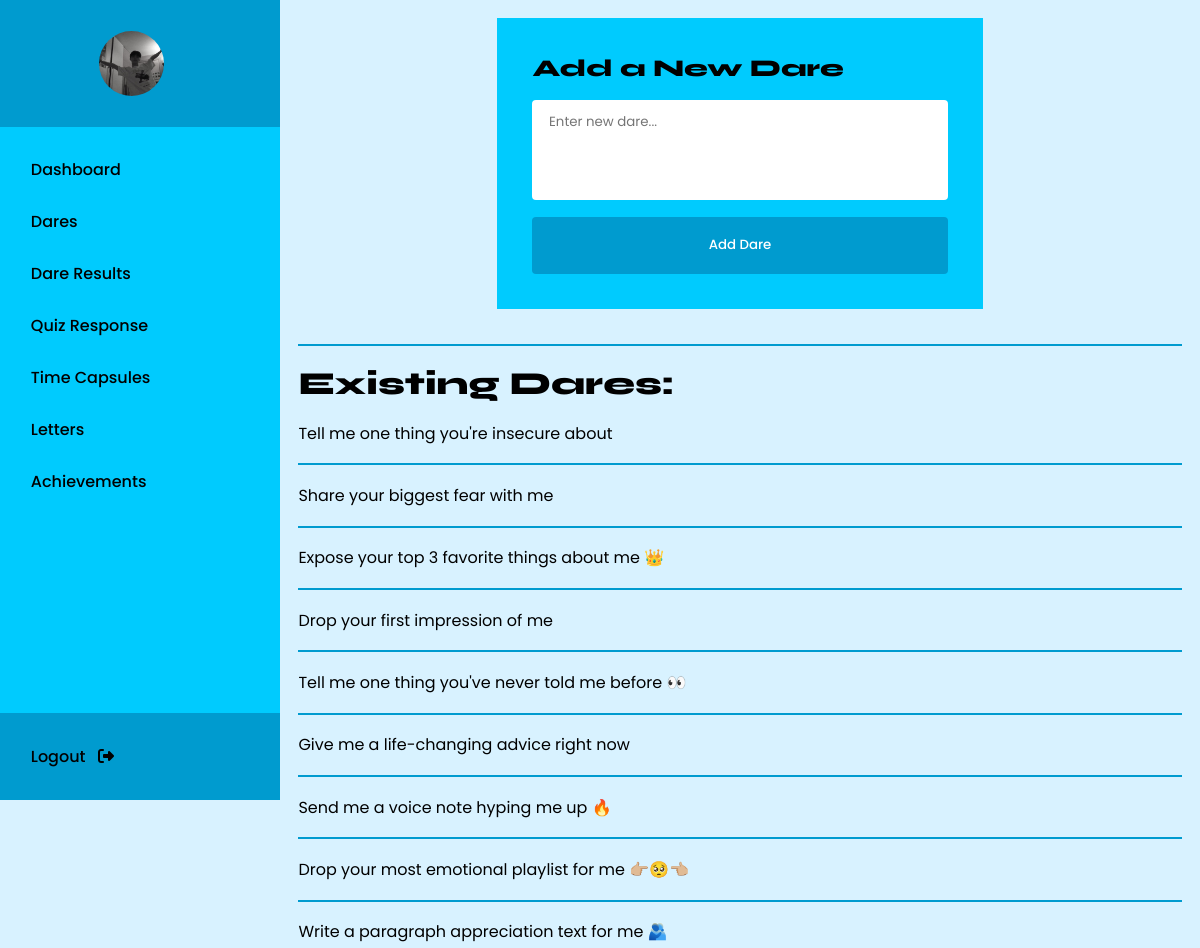
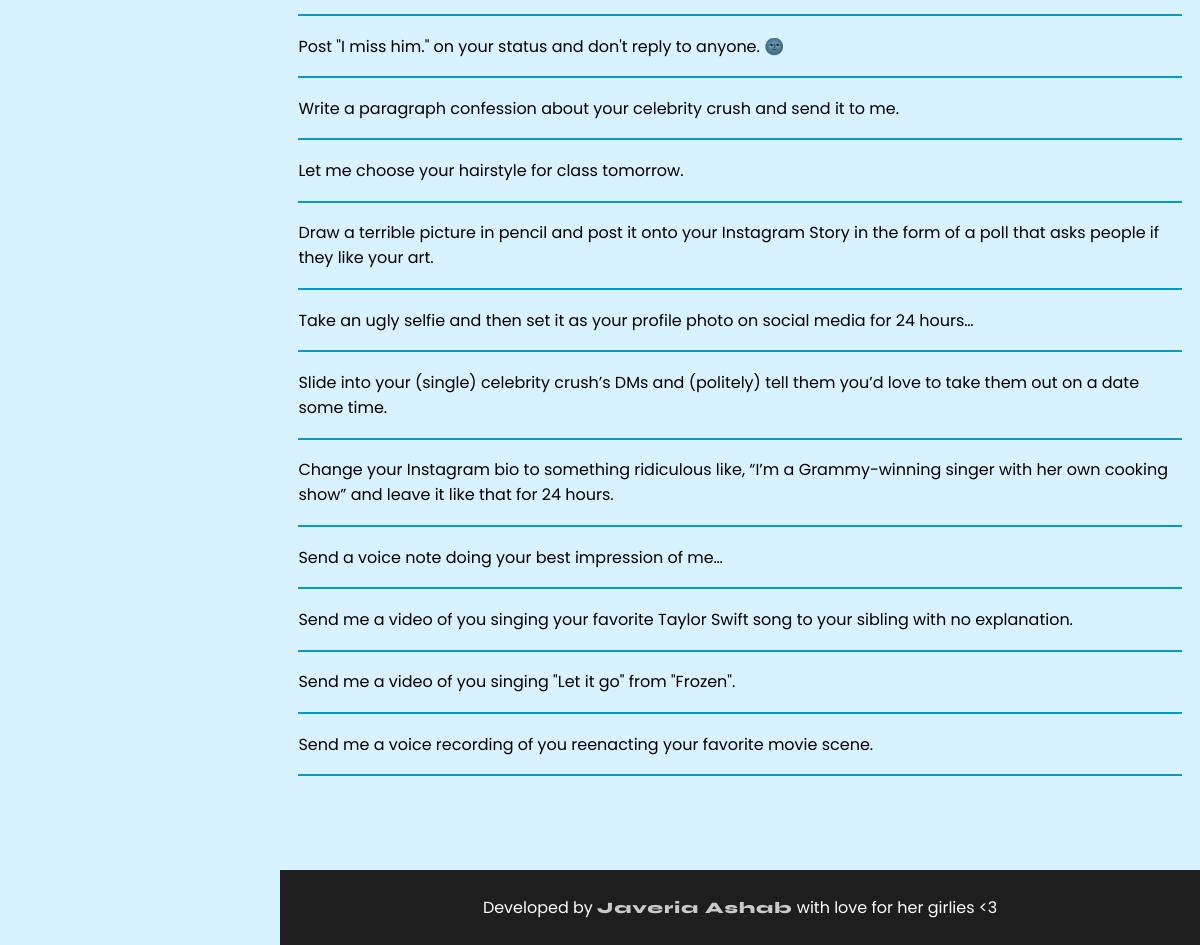
Screenshot of /admin/dares.php with the database file from the repository (2 pictures, top to bottom).
### tables this page shows
CREATE TABLE `dares` (
  `id` int(11) NOT NULL,
  `dare_text` varchar(255) NOT NULL
);

### admin/dares.php (the view, shortened to what this page needs)
<?php
include("../config.php");
$dares = $conn->query("SELECT * FROM dares ORDER BY id DESC");
?>
<!DOCTYPE html>
<html lang="en">
<head>
    <link rel="stylesheet" href="./style.css">
</head>
<body>
    <?php include("./header.php") ?>
    <main>
    <div class="dare-container">
        <form method="post">
            <h2 class="syne-custom">Add a New Dare</h2>
            <textarea name="dare_text" placeholder="Enter new dare..." required></textarea>
            <button type="submit" name="add_dare">Add Dare</button>
        </form>
        <div class="dares">
        <h1 class="syne-custom">Existing Dares:</h1>
        <ul>
            <?php while ($row = $dares->fetch_assoc()) { ?>
                <li><?php echo htmlspecialchars($row["dare_text"]); ?></li>
            <?php } ?>
        </ul>
        </div>
    </div>
    <?php include("./footer.php") ?>
    </main>
</body>
</html>

### admin/style.css (style rules this page uses)
* { margin: 0; padding: 0; box-sizing: border-box; font-family: 'Poppins', sans-serif; }
:root { --lightest: #D8F2FF; --light02: #84E4F7; --light01: #5ADEFF; --light: #00CBFE; --sky-blue: #00BDFE; }
body { background: var(--lightest); width: 100%; display: flex; }
.syne-custom { font-family: "Syne", sans-serif; font-optical-sizing: auto; font-weight: 800; font-style: normal; }
main { flex-grow: 1; margin-left: 35vh; }
.acheivement-form, .dare-container { width: 100%; height: 100%; display: flex; justify-content: center; align-items: center; flex-direction: column; padding: 2%; }
.acheivement-form form, .dare-container form { width: 55%; display: flex; justify-content: center; align-items: flex-start; flex-direction: column; background: var(--light); padding: 4%; }
.acheivement-form form button, .dare-container form button { width: 100%; height: 57px; outline: none; border: none; border-radius: 4px; background: #009bcf; color: white; font-weight: 500; cursor: pointer; transition: all 0.3s ease-in-out; margin-top: 17px; }
.dare-container form textarea { width: 100%; height: 100px; outline: none; border: none; border-radius: 4px; padding: 4%; padding-top: 3%; background: white; margin-top: 17px; resize: none; }
.dares { width: 100%; height: 100%; border-top: solid 2px #009bcf; margin-top: 4%; padding-top: 2%; display: flex; justify-content: flex-start; align-items: flex-start; flex-direction: column; }
.dares ul { list-style: none; width: 100%; }
.dares ul li { width: 100%; padding: 2%; padding-left: 0; padding-right: 0; border-bottom: solid 2px #009bcf; }

### rows the page displays
dares: dare_text "Tell me one thing you're insecure about"
dares: dare_text "Share your biggest fear with me"
dares: dare_text "Expose your top 3 favorite things about me 👑"
dares: dare_text "Drop your first impression of me"
dares: dare_text "Tell me one thing you've never told me before 👀"
dares: dare_text "Give me a life-changing advice right now"
dares: dare_text "Send me a voice note hyping me up 🔥"
dares: dare_text "Drop your most emotional playlist for me 👉🏼🥺👈🏼"
dares: dare_text "Write a paragraph appreciation text for me 🫂"
dares: dare_text "Post \"I miss him.\" on your status and don't reply to anyone. 🌚"
dares: dare_text "Write a paragraph confession about your celebrity crush and send it to me."
dares: dare_text "Let me choose your hairstyle for class tomorrow."
dares: dare_text "Draw a terrible picture in pencil and post it onto your Instagram Story in the form of a poll that asks people if they like your art."
dares: dare_text "Take an ugly selfie and then set it as your profile photo on social media for 24 hours…"
dares: dare_text "Slide into your (single) celebrity crush’s DMs and (politely) tell them you’d love to take them out on a date some time."
dares: dare_text "Change your Instagram bio to something ridiculous like, “I’m a Grammy-winning singer with her own cooking show” and leave it like that for 24 hours."
dares: dare_text "Send a voice note doing your best impression of me…"
dares: dare_text "Send me a video of you singing your favorite Taylor Swift song to your sibling with no explanation."
dares: dare_text "Send me a video of you singing \"Let it go\" from \"Frozen\"."
dares: dare_text "Send me a voice recording of you reenacting your favorite movie scene."
